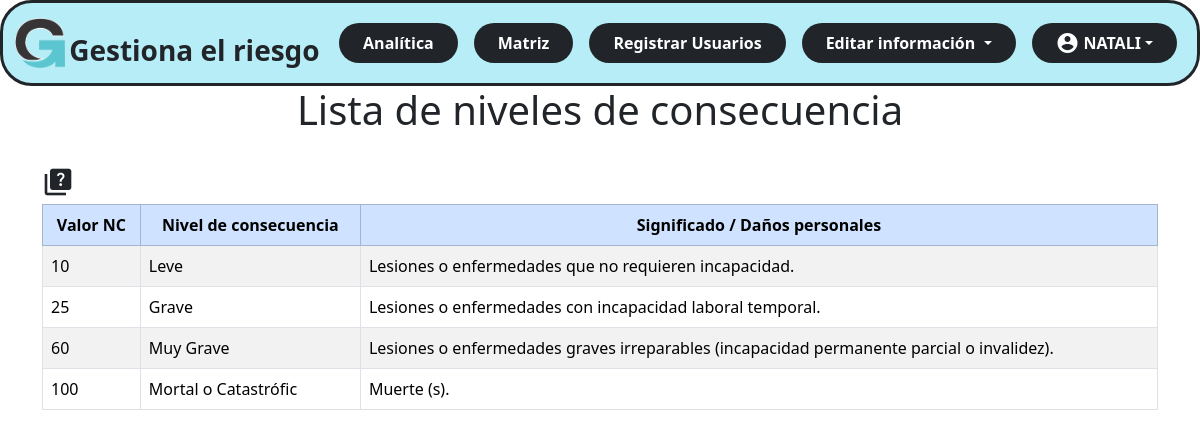
Screenshot of /administrador/nivelesconsecuencia.php (signed in) with the database file from the repository.
### tables this page shows
CREATE TABLE `tblnivelconsecuencia` (
  `ValorNivelConsecuencia` int(3) NOT NULL,
  `Nombre` varchar(20) NOT NULL,
  `Significado` varchar(100) NOT NULL
);

### administrador/nivelesconsecuencia.php (the view, shortened to what this page needs)
<!DOCTYPE html>
<html lang="en">
<head>
    <?php
    include ('vistas\nav.php');
    include ('conexion.php');
    ?>
    <link rel="stylesheet" href="style.css">
</head>
<body>
    <div class="container-fluid">
        <h1>Lista de niveles de consecuencia</h1>
    </div>
    <br>
    <div class="container">
        <div>
            <a type="button" role="button" tabindex="0"  class="text-dark" data-bs-toggle="popover" data-bs-trigger="focus" data-bs-placement="right"
                data-bs-custom-class="custom-popover" data-bs-title="¿Por qué no puedo agregar, eliminar o editar nuevos niveles?"
                data-bs-content="Los niveles mostrados en la tabla son los establecidos por la GTC-45(Guia tecnica colombiana) esto para una mayor compresión y facilidad a la hora de valorar peligros, por esa razon los valores mostrados no pueden ser cambiados o no en la versión actual del programa.">
                <span class="material-icons fs-2">
            </span>
            </a>
        </div>
        <div class="table-responsive">
            <table id="tbl_id" class="table table-bordered table-striped">
                <thead class="table-primary align-middle text-center">
                    <tr>
                        <th>Valor NC</th>
                        <th>Nivel de consecuencia</th>
                        <th>Significado / Daños personales</th>
                    </tr>
                </thead>
                <tbody class="table-striped table-hover">
                    <?php
                    $nivelconsecuencia = $con->query("SELECT * FROM tblnivelconsecuencia");
                    foreach ($nivelconsecuencia as $nc) {
                        ?>
                        <tr>
                            <td><?php echo $nc['ValorNivelConsecuencia']; ?></td>
                            <td><?php echo $nc['Nombre']; ?></td>
                            <td><?php echo $nc['Significado']; ?></td>
                        </tr>
                        <?php
                    }
                    ?>
                </tbody>
            </table>
        </div>
    </div>
</body>
</html>

### css/style_admin.css (style rules this page uses)
h1 { text-align: center; }

### rows the page displays
tblnivelconsecuencia: ValorNivelConsecuencia "10", Nombre "Leve", Significado "Lesiones o enfermedades que no requieren incapacidad."
tblnivelconsecuencia: ValorNivelConsecuencia "25", Nombre "Grave", Significado "Lesiones o enfermedades con incapacidad laboral temporal."
tblnivelconsecuencia: ValorNivelConsecuencia "60", Nombre "Muy Grave", Significado "Lesiones o enfermedades graves irreparables (incapacidad permanente parcial o invalidez)."
tblnivelconsecuencia: ValorNivelConsecuencia "100", Nombre "Mortal o Catastrófic", Significado "Muerte (s)."

### other values shown
$_SESSION['nombre'] "NATALI"
